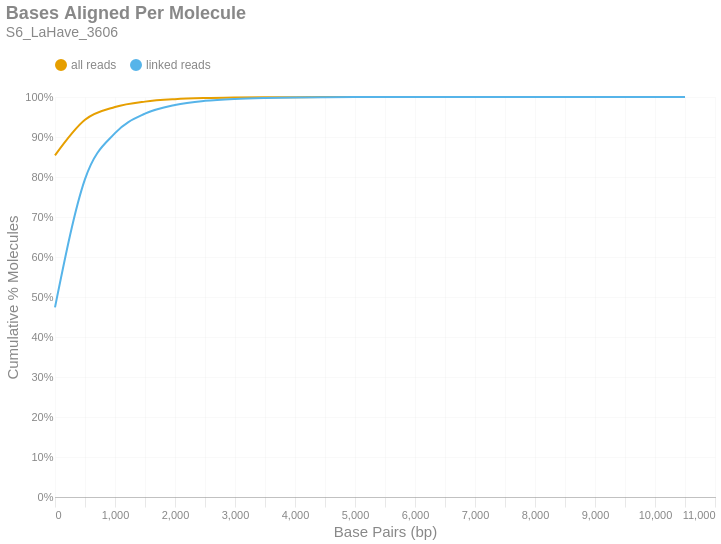

The cell this chart's notebook holds for it:
### Markdown cell above
### Bases Aligned Per Molecule
This is a cumulative frequency distribution showing the number of base pairs aligned per unique molecule. These data are shown in 500 bp bins. There are two distributions: one with `all reads` (yellow) and another with only `linked reads` (blue). The percent of molecules in the `linked reads` distribution is relative to the total number of linked molecules.

### Code cell
if SKIPLR:
    print_html(f"Skipped")
else:
    binned_df = consolidated_hist(valids['aligned_bp'], mask, 500, True)
    with SafeRender(binned_df):
        (
            density_plot(binned_df, 'Bases Aligned Per Molecule', samplename, 'basesper')
            .encode(
                x=alt.X('bin:Q', title="Base Pairs (bp)").axis(tickMinStep=500).scale(padding=0),
                y=alt.Y('value:Q', title='Cumulative % Molecules')
                    .axis(format='%')
                    .scale(domain = [0,1])
                    .stack(False),
                color=alt.Color("key:N").scale(domain = ["all reads", "linked reads"]),
                tooltip = [
                    alt.Tooltip("key:N", title = "Data Type"),
                    alt.Tooltip("range_label:N", title="Bases Aligned Per Molecule"),
                    alt.Tooltip("value:Q", format = ".2%", title="% Molecules (Cum.)")
                ]
            )
        ).display()

### Figure 1 — Vega-Lite specification as saved in the notebook (floating-point values rounded to 4 significant figures)
{"width": "container", "height": 400, "config": {"title": {"anchor": "start", "dy": -15, "fontSize": 18, "color": "#888888", "subtitleColor": "#888888", "subtitleFontSize": 14}, "arc": {"fill": "#0072B2"}, "axis": {"domainColor": "#888888", "domainWidth": 0.5, "gridWidth": 0.2, "grid": false, "titleFontWeight": 400, "titleFontSize": 15, "labelFontSize": 11, "labelColor": "#888888", "tickColor": "#888888", "tickWidth": 0.2, "titleColor": "#888888"}, "axisBand": {"grid": false}, "axisX": {"grid": true, "tickSize": 10, "domainCap": "round"}, "axisY": {"domain": false, "grid": true, "tickSize": 0, "domainCap": "round"}, "background": "transparent", "header": {"labelFontSize": 15, "labelColor": "#888888", "titleFontSize": 15, "titleFontWeight": 600, "titleColor": "#888888"}, "legend": {"labelFont": "sans-serif", "labelFontSize": 12, "labelColor": "#888888", "symbolSize": 100, "symbolType": "circle", "titleFontSize": 12, "titlePadding": 10, "titleColor": "#888888", "title": null, "orient": "top"}, "range": {"category": ["#E69F00", "#56B4E9", "#009E73", "#F0E442", "#0072B2", "#D55E00", "#CC79A7", "#000000"], "diverging": ["#cfe8f3", "#a2d4ec", "#73bfe2", "#46abdb", "#1696d2", "#12719e"]}, "area": {"fill": "#0072B2", "fillOpacity": 0.7, "line": true, "strokeOpacity": 0.7}, "line": {"color": "#0072B2", "stroke": "#0072B2", "strokeWidth": 2}, "trail": {"color": "#0072B2", "stroke": "#0072B2", "strokeWidth": 0, "size": 1}, "point": {"filled": true, "fillOpacity": 1.0, "size": 95}, "text": {"color": "#888888", "fontSize": 11, "align": "right", "fontWeight": 400, "size": 11}, "bar": {"fill": "#0072B2", "stroke": null}, "view": {"stroke": null, "continuousWidth": 660, "continuousHeight": 400}}, "data": {"name": "data-7a2d9712ed7da3581ab49f67952d0514"}, "mark": {"type": "line", "interpolate": "monotone", "point": {"opacity": 0, "size": 275}}, "encoding": {"color": {"field": "key", "scale": {"domain": ["all reads", "linked reads"]}, "type": "nominal"}, "tooltip": [{"field": "key", "title": "Data Type", "type": "nominal"}, {"field": "range_label", "title": "Bases Aligned Per Molecule", "type": "nominal"}, {"field": "value", "format": ".2%", "title": "% Molecules (Cum.)", "type": "quantitative"}], "x": {"axis": {"tickMinStep": 500}, "field": "bin", "scale": {"padding": 0}, "title": "Base Pairs (bp)", "type": "quantitative"}, "y": {"axis": {"format": "%"}, "field": "value", "scale": {"domain": [0, 1]}, "stack": false, "title": "Cumulative % Molecules", "type": "quantitative"}}, "params": [{"name": "param_c36ac31b6afebe62", "select": {"type": "point", "fields": ["key"]}, "bind": "legend"}], "title": {"text": "Bases Aligned Per Molecule", "subtitle": "S6_LaHave_3606"}, "transform": [{"fold": ["all reads (cumsum)", "linked reads (cumsum)"]}, {"calculate": "replace(datum.key, ' (cumsum)', '')", "as": "key"}, {"filter": {"param": "param_c36ac31b6afebe62"}}], "usermeta": {"embedOptions": {"downloadFileName": "S6_LaHave_3606.basesper"}}, "$schema": "https://vega.github.io/schema/vega-lite/v6.1.0.json", "datasets": {"data-7a2d9712ed7da3581ab49f67952d0514": [{"bin": "0.0", "interval": "0.0-500.0", "all reads": 0.8541, "linked reads": 0.4742, "all reads (cumsum)": 0.8541, "linked reads (cumsum)": 0.4742, "range_label": "0-499"}, {"bin": "500.0", "interval": "500.0-1000.0", "all reads": 0.08894, "linked reads": 0.3204, "all reads (cumsum)": 0.9431, "linked reads (cumsum)": 0.7946, "range_label": "500-999"}, {"bin": "1000.0", "interval": "1000.0-1500.0", "all reads": 0.03189, "linked reads": 0.1151, "all reads (cumsum)": 0.975, "linked reads (cumsum)": 0.9097, "range_label": "1000-1499"}, {"bin": "1500.0", "interval": "1500.0-2000.0", "all reads": 0.01347, "linked reads": 0.0486, "all reads (cumsum)": 0.9884, "linked reads (cumsum)": 0.9583, "range_label": "1500-1999"}, {"bin": "2000.0", "interval": "2000.0-2500.0", "all reads": 0.006027, "linked reads": 0.02175, "all reads (cumsum)": 0.9945, "linked reads (cumsum)": 0.98, "range_label": "2000-2499"}, {"bin": "2500.0", "interval": "2500.0-3000.0", "all reads": 0.00285, "linked reads": 0.01028, "all reads (cumsum)": 0.9973, "linked reads (cumsum)": 0.9903, "range_label": "2500-2999"}, {"bin": "3000.0", "interval": "3000.0-3500.0", "all reads": 0.001366, "linked reads": 0.00493, "all reads (cumsum)": 0.9987, "linked reads (cumsum)": 0.9953, "range_label": "3000-3499"}, {"bin": "3500.0", "interval": "3500.0-4000.0", "all reads": 0.0006626, "linked reads": 0.002391, "all reads (cumsum)": 0.9993, "linked reads (cumsum)": 0.9977, "range_label": "3500-3999"}, {"bin": "4000.0", "interval": "4000.0-4500.0", "all reads": 0.0003338, "linked reads": 0.001205, "all reads (cumsum)": 0.9997, "linked reads (cumsum)": 0.9989, "range_label": "4000-4499"}, {"bin": "4500.0", "interval": "4500.0-5000.0", "all reads": 0.0001549, "linked reads": 0.0005588, "all reads (cumsum)": 0.9998, "linked reads (cumsum)": 0.9994, "range_label": "4500-4999"}, {"bin": "5000.0", "interval": "5000.0-5500.0", "all reads": 7.768e-05, "linked reads": 0.0002803, "all reads (cumsum)": 0.9999, "linked reads (cumsum)": 0.9997, "range_label": "5000-5499"}, {"bin": "5500.0", "interval": "5500.0-6000.0", "all reads": 3.716e-05, "linked reads": 0.0001341, "all reads (cumsum)": 1.0, "linked reads (cumsum)": 0.9998, "range_label": "5500-5999"}, {"bin": "6000.0", "interval": "6000.0-6500.0", "all reads": 2.277e-05, "linked reads": 8.216e-05, "all reads (cumsum)": 1.0, "linked reads (cumsum)": 0.9999, "range_label": "6000-6499"}, {"bin": "6500.0", "interval": "6500.0-7000.0", "all reads": 1.272e-05, "linked reads": 4.591e-05, "all reads (cumsum)": 1.0, "linked reads (cumsum)": 1.0, "range_label": "6500-6999"}, {"bin": "7000.0", "interval": "7000.0-7500.0", "all reads": 4.855e-06, "linked reads": 1.752e-05, "all reads (cumsum)": 1.0, "linked reads (cumsum)": 1.0, "range_label": "7000-7499"}, {"bin": "7500.0", "interval": "7500.0-8000.0", "all reads": 2.846e-06, "linked reads": 1.027e-05, "all reads (cumsum)": 1.0, "linked reads (cumsum)": 1.0, "range_label": "7500-7999"}, {"bin": "8000.0", "interval": "8000.0-8500.0", "all reads": 1.842e-06, "linked reads": 6.645e-06, "all reads (cumsum)": 1.0, "linked reads (cumsum)": 1.0, "range_label": "8000-8499"}, {"bin": "8500.0", "interval": "8500.0-9000.0", "all reads": 3.348e-07, "linked reads": 1.208e-06, "all reads (cumsum)": 1.0, "linked reads (cumsum)": 1.0, "range_label": "8500-8999"}, {"bin": "9000.0", "interval": "9000.0-9500.0", "all reads": 5.022e-07, "linked reads": 1.812e-06, "all reads (cumsum)": 1.0, "linked reads (cumsum)": 1.0, "range_label": "9000-9499"}, {"bin": "9500.0", "interval": "9500.0-10000.0", "all reads": 3.348e-07, "linked reads": 1.208e-06, "all reads (cumsum)": 1.0, "linked reads (cumsum)": 1.0, "range_label": "9500-9999"}, {"bin": "10000.0", "interval": "10000.0-10500.0", "all reads": 1.674e-07, "linked reads": 6.041e-07, "all reads (cumsum)": 1.0, "linked reads (cumsum)": 1.0, "range_label": "10000-10499"}, {"bin": "10500.0", "interval": "10500.0-11000.0", "all reads": 1.674e-07, "linked reads": 6.041e-07, "all reads (cumsum)": 1.0, "linked reads (cumsum)": 1.0, "range_label": "10500-10999"}]}}
